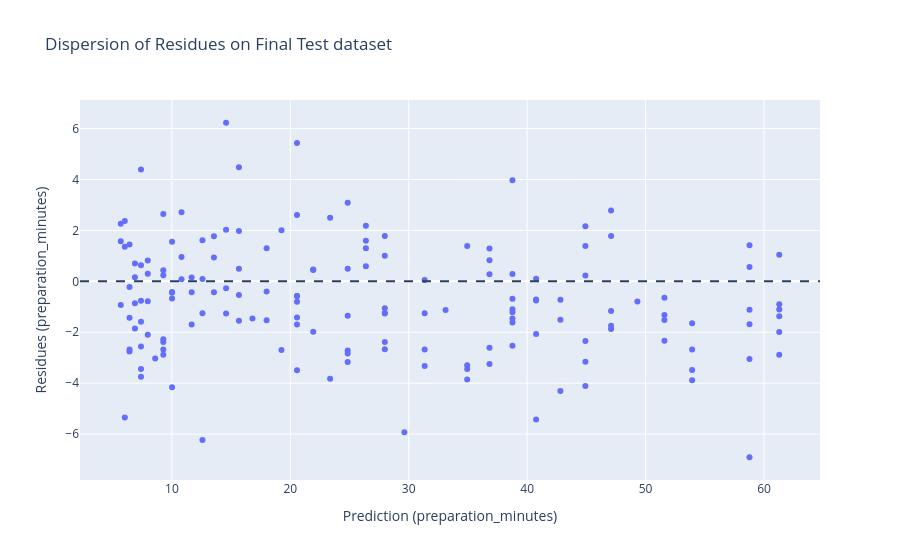

Notebook code cell kept with this figure:
### Markdown cell above
## Final Test: Plot of Residues

### Code cell
test_residuals = test.assign(
    prediction=test_predictions,
    residual=test[y_name] - test_predictions
)

fig = px.scatter(
    test_residuals, 
    x="prediction", 
    y="residual", 
    hover_data=[id_name, x_name],
    labels={
        "prediction": f"Prediction ({y_name})", 
        "residual": f"Residues ({y_name})"
    },
    title="Dispersion of Residues on Final Test dataset")

fig.add_hline(y=0, line_dash="dash")
fig.show()

### Figure 1 — Plotly figure (JSON) as saved in the notebook; plotly's stock layout.template omitted (floating-point values rounded to 4 significant figures; data arrays with more than 128 entries replaced by an {"elided": "..."} marker saying what was removed)
{"data": [{"customdata": {"elided": "160x2 mixed values"}, "hovertemplate": "Prediction (preparation_minutes)=%{x}<br>Residues (preparation_minutes)=%{y}<br>order_id=%{customdata[0]}<br>item_count=%{customdata[1]}<extra></extra>", "legendgroup": "", "marker": {"color": "#636efa", "symbol": "circle"}, "mode": "markers", "name": "", "orientation": "v", "showlegend": false, "type": "scatter", "x": {"elided": "160 float values"}, "xaxis": "x", "y": {"elided": "160 float values"}, "yaxis": "y"}], "layout": {"legend": {"tracegroupgap": 0}, "shapes": [{"line": {"dash": "dash"}, "type": "line", "x0": 0, "x1": 1, "xref": "x domain", "y0": 0, "y1": 0, "yref": "y"}], "title": {"text": "Dispersion of Residues on Final Test dataset"}, "xaxis": {"anchor": "y", "domain": [0, 1], "title": {"text": "Prediction (preparation_minutes)"}}, "yaxis": {"anchor": "x", "domain": [0, 1], "title": {"text": "Residues (preparation_minutes)"}}}}
